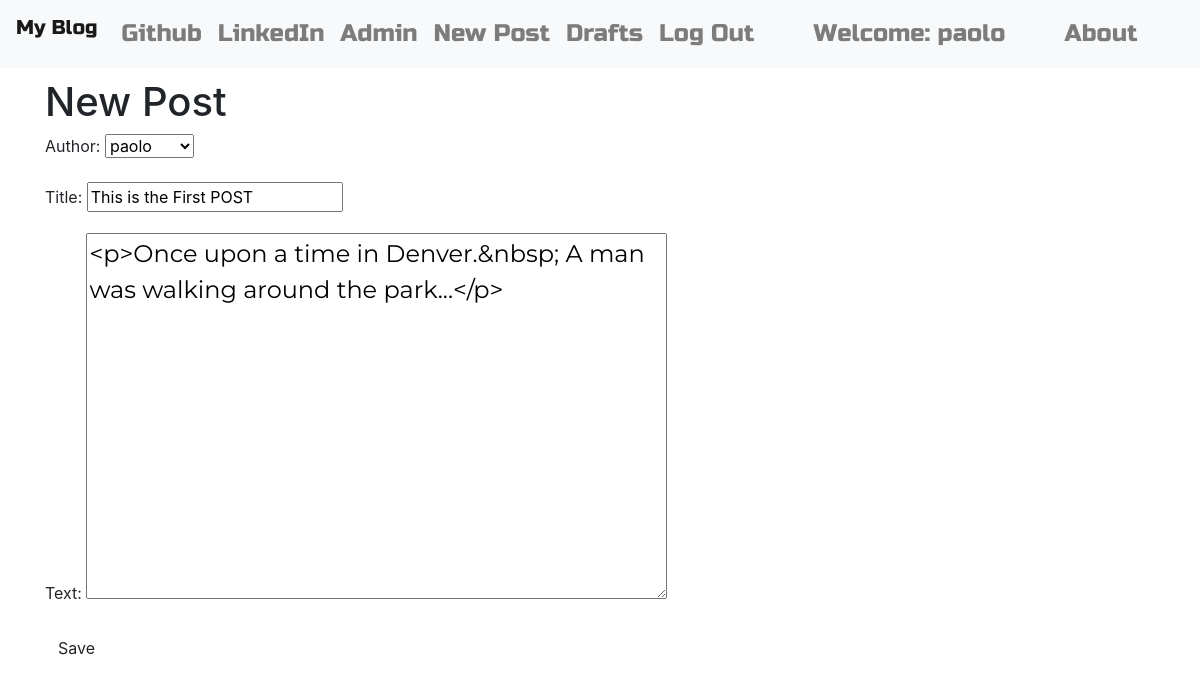
The page /post/1/edit (signed in) on the database its author committed.
### blog/models.py (models this page shows, shortened)
class Post(models.Model):
    author = models.ForeignKey('auth.User', on_delete=models.CASCADE)
    title = models.CharField(max_length=200)
    text = models.TextField()
    create_date = models.DateTimeField(default=timezone.now)
    published_date = models.DateTimeField(blank=True, null=True)

### blog/views.py (the view)
# urls.py: path('post/<int:pk>/edit', views.PostUpdateView.as_view(), name='post_edit'),
class PostUpdateView(LoginRequiredMixin, UpdateView):
    login_url = '/login/'
    redirect_field_name = 'blog/post_detail.html'
    form_class = PostForm
    model = Post

### blog/forms.py
class PostForm(forms.ModelForm):
    class Meta():
        model = Post
        fields = ('author', 'title', 'text')
        widgets = {
            'title': forms.TextInput(attrs={'class':'textinputclass'}),
            'text': forms.Textarea(attrs={'class':'editable medium-editor-textarea postcontent'}),
        }

### blog/templates/blog/post_form.html (shortened to what this page needs)
{% extends 'blog/base.html' %}
{% block content %}
  <h1>New Post</h1>
  <form class="post-form" method="POST">
    {{ form.as_p }}
    <button type="submit" class="save btn btn-default">Save</button>
  </form>
{% endblock %}

### blog/templates/blog/base.html (shortened to what this page needs)
<!DOCTYPE html>
{% load static %}
<html lang="en" dir="ltr">
  <head>
    <link rel="stylesheet" href="https://stackpath.bootstrapcdn.com/bootstrap/4.5.0/css/bootstrap.min.css">
    <link rel="stylesheet" href="//cdn.jsdelivr.net/npm/medium-editor@latest/dist/css/medium-editor.min.css" type="text/css" media="screen" charset="utf-8">
    <link rel="stylesheet" href="{% static 'css/blog.css' %}">
  </head>
  <body class="loader">
    <nav class="navbar navbar-expand-lg navbar-light bg-light techfont custom-navbar">
      <div class="navbar-nav">
        <a class="navbar-brand" href="{% url 'blog:post_list' %}">My Blog</a>
        <a class="nav-item nav-link" href="https://www.github.com">Github</a>
        <a class="nav-item nav-link" href="https://www.linkedin.com">LinkedIn</a>
        <a class="nav-item nav-link" href="/admin/">Admin</a>
      </div>
      <div class="navbar-nav navbar-right">
        {% if user.is_authenticated %}
        <a class="nav-item nav-link" href="{% url 'blog:post_new' %}">New Post</a>
        <a class="nav-item nav-link" href="{% url 'blog:post_draft_list' %}">Drafts</a>
        <a class="nav-item nav-link" href="{% url 'blog:logout' %}">Log Out</a>
        <a class="nav-item nav-link">&nbsp;&nbsp;&nbsp;&nbsp;&nbsp;&nbsp;Welcome:  {{user.username}}</a>
        {% else %}
        <a class="nav-item nav-link" href="{% url 'blog:login' %}">Login </a>
        {% endif %}
        <a class="nav-item nav-link" href="{% url 'blog:about' %}">&nbsp;&nbsp;&nbsp;&nbsp;&nbsp;&nbsp;About</a>
      </div>
    </nav>
    <div class="content container">
      <div class="row">
        <div class="col-md-8">
          <div class="blog_posts">
            {% block content %}
            {% endblock %}
          </div>
        </div>
      </div>
    </div>
  </body>
</html>

### blog/static/css/blog.css (style rules this page uses)
.techfont { font-family: 'Russo One', sans-serif; font-size: 1.5em; margin-bottom: 10px; }
.postcontent { font-family: 'Montserrat'; font-size: 1.5em; }
.loader { filter:hue-rotate(0deg); color: linear-gradient(45deg,#0f8,#08f); animation:hue 5000ms infinite linear; }

### rows shown on the page
Post: author "paolo", title "This is the First POST", text "<p>Once upon a time in Denver.&nbsp; A man was walking around the park...</p>"

### other values the page prints
{{ user.username }} "paolo"
